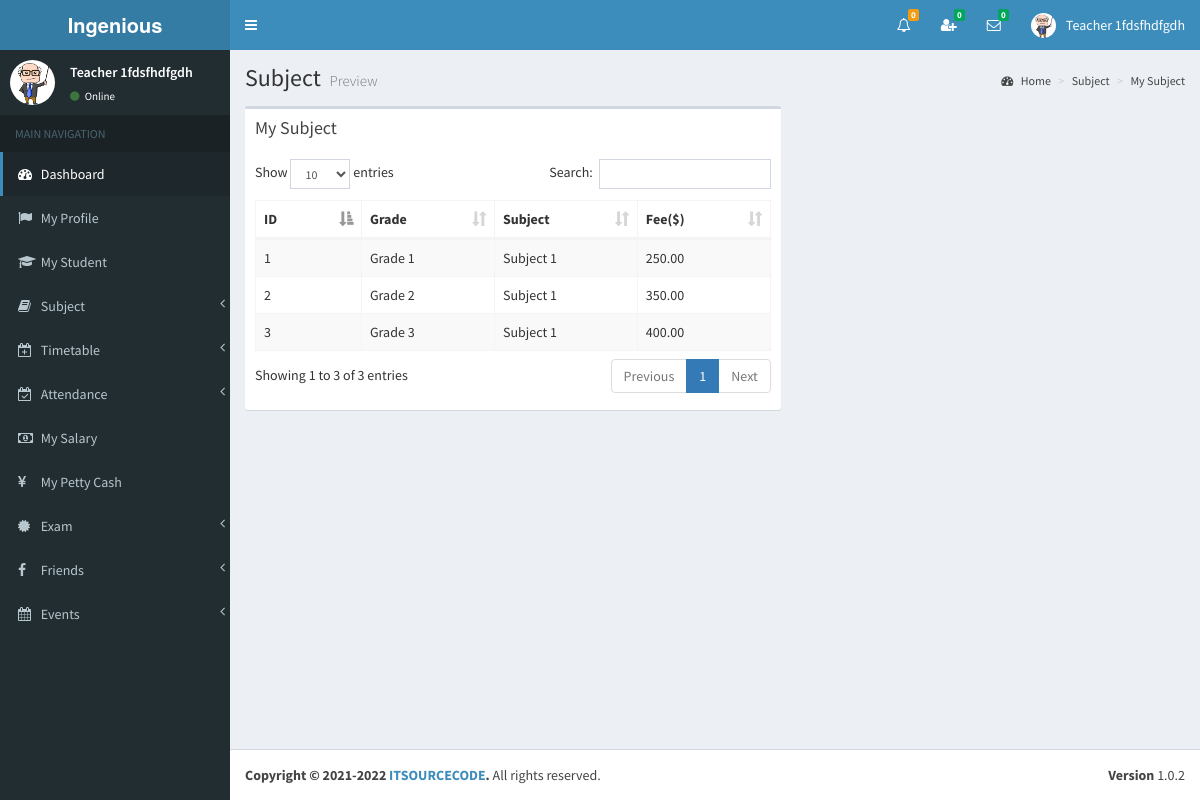
The page /view/my_subject2.php (signed in) on the database its author committed.
### tables this page shows
CREATE TABLE `teacher` (
  `id` int(11) NOT NULL,
  `full_name` varchar(255) NOT NULL,
  `i_name` varchar(255) NOT NULL,
  `gender` varchar(255) NOT NULL,
  `address` varchar(255) NOT NULL,
  `phone` varchar(255) NOT NULL,
  `email` varchar(255) NOT NULL,
  `image_name` varchar(255) NOT NULL,
  `index_number` bigint(11) NOT NULL,
  `reg_date` date NOT NULL
);

CREATE TABLE `subject_routing` (
  `id` int(11) NOT NULL,
  `grade_id` int(11) NOT NULL,
  `subject_id` int(11) NOT NULL,
  `teacher_id` int(11) NOT NULL,
  `fee` double(11,2) NOT NULL
);

CREATE TABLE `grade` (
  `id` int(11) NOT NULL,
  `name` varchar(255) NOT NULL,
  `admission_fee` double(11,2) NOT NULL,
  `hall_charge` int(11) NOT NULL
);

CREATE TABLE `subject` (
  `id` int(11) NOT NULL,
  `name` varchar(255) NOT NULL
);

### view/my_subject2.php (the view, shortened to what this page needs)
<?php include_once('head.php'); ?>
<?php include_once('header_teacher.php'); ?>
<?php include_once('sidebar2.php'); ?>
<div class="content-wrapper">
    <section class="content-header">
    	<h1>
        	Subject
            <small>Preview</small>
        </h1>
        <ol class="breadcrumb">
        	<li><a href="#"><i class="fa fa-dashboard"></i> Home</a></li>
            <li><a href="#">Subject</a></li>
            <li><a href="#">My Subject</a></li>
        </ol>
	</section>
	<section class="content" >
    	<div class="row" id="table1">
        	<div class="col-md-7">
            	<div class="box">
                	<div class="box-header">
                  		<h3 class="box-title">My Subject</h3>
                	</div>
                	<div class="box-body table-responsive">
                		<table id="example1" class="table table-bordered table-striped">
                            <thead>
                                <th class="col-md-1">ID</th>
                                <th class="col-md-1">Grade</th>
                                <th class="col-md-1">Subject</th>
                                <th class="col-md-1">Fee($)</th>
                            </thead>
                        	<tbody>
<?php
include_once('../controller/config.php');
$index=$_SESSION["index_number"];
$sql1="SELECT * FROM teacher WHERE index_number='$index'";
$result1=mysqli_query($conn,$sql1);
$row1=mysqli_fetch_assoc($result1);
$id=$row1['id'];
$sql="select grade.name as g_name,subject.name as s_name,subject_routing.id as sr_id,subject_routing.fee as s_fee
	  from subject_routing
	  inner join grade
      on subject_routing.grade_id=grade.id
      inner join subject
      on subject_routing.subject_id=subject.id
	  where subject_routing.teacher_id='$id'";
$result=mysqli_query($conn,$sql);
$count = 0;
if(mysqli_num_rows($result) > 0) {
	while($row=mysqli_fetch_assoc($result)){
		$count++;
?>
                                <tr>
                                    <td><?php echo $count; ?></td>
               						<td><?php echo $row['g_name']; ?></td>
               						<td><?php echo $row['s_name']; ?></td>
               						<td><?php echo $row['s_fee']; ?></td>
                            	</tr>
<?php } } ?>
                        	</tbody>
                    	</table>
                	</div>
            	</div>
        	</div>
    	</div>
	</section>
</div>
<?php include_once('footer.php');?>

### view/header_teacher.php (shortened to what this page needs)
<body class="hold-transition skin-blue sidebar-mini" >
<div class="wrapper">
  <header class="main-header" >
    <a href="" class="logo">
      <span class="logo-lg"><strong>Ingenious </strong></span>
    </a>
    <nav class="navbar navbar-static-top">
		<a href="#" class="sidebar-toggle" data-toggle="offcanvas" role="button">
       	</a>
		<div class="navbar-custom-menu">
			<ul class="nav navbar-nav">
              <li class="dropdown notifications-menu">
                <a href="#" class="dropdown-toggle" data-toggle="dropdown">
                  <i class="fa fa-bell-o"></i>
<?php
include_once('../controller/config.php');
$my_type=$_SESSION["type"];
$my_index=$_SESSION["index_number"];
if($my_type == 'Teacher'){
	$sql1="SELECT COUNT(id) FROM notification_history WHERE user_type='Teacher' AND index_number='$my_index' AND _isread='0'";
	$result1=mysqli_query($conn,$sql1);
	$row1=mysqli_fetch_assoc($result1);
	$notfi_count=$row1['COUNT(id)'];
?>
                  <span class="label label-warning"><?php echo $notfi_count; ?></span>
                </a>
              </li>
<?php }  ?>
<?php
include_once('../controller/config.php');
$my_index=$_SESSION["index_number"];
$my_type=$_SESSION["type"];
$sql="SELECT count(id)
      FROM my_friends
      WHERE my_index='$my_index' AND _status='Pending' AND _isread='0'";
$result=mysqli_query($conn,$sql);
$row=mysqli_fetch_assoc($result);
$unread_count=$row['count(id)'];
?>
              <li class="dropdown messages-menu"  id="friend_request">
              	<a href="#" class="dropdown-toggle" data-toggle="dropdown" onClick="showFriendRequest('<?php echo $my_index; ?>','<?php echo $my_type; ?>')">
                  <i class="fa fa-user-plus"></i>
                  <span class="label label-success"><?php echo $unread_count; ?></span>
                </a>
              </li>
<?php
include_once('../controller/config.php');
$my_index=$_SESSION["index_number"];
$unread_msg_count=0;
$sql="SELECT * FROM my_friends WHERE my_index='$my_index'";
$result=mysqli_query($conn,$sql);
while($row=mysqli_fetch_assoc($result)){
	$friend_index=$row['friend_index'];
	$sql1="SELECT count(id)
		  FROM online_chat
		  WHERE user_index='$friend_index' AND _isread='0'";
	$result1=mysqli_query($conn,$sql1);
	$row1=mysqli_fetch_assoc($result1);
	$unread_msg_count+=$row1['count(id)'];
}
?>
              <li class="dropdown messages-menu" id="unread_msg">
                <a href="#" class="dropdown-toggle" data-toggle="dropdown" >
                  <i class="fa fa-envelope-o"></i>
                  <span class="label label-success"><?php echo $unread_msg_count; ?></span>
                </a>
<?php
include_once('../controller/config.php');
$index=$_SESSION["index_number"];
$type=$_SESSION["type"];
$time='';
$file_path='';
	$sql="SELECT
           DISTINCT conversation_id,friend_index
           FROM
              my_friends
           WHERE
              	my_index='$index'
           ORDER BY
              conversation_id";
	$result=mysqli_query($conn,$sql);
	while($row=mysqli_fetch_assoc($result)){
		$conversation_id=$row['conversation_id'];
		$friend_index=$row['friend_index'];
		$sql3="SELECT * FROM my_friends WHERE conversation_id='$conversation_id' and friend_index='$friend_index'";
		$result3=mysqli_query($conn,$sql3);
		$row3=mysqli_fetch_assoc($result3);
		$friend_type=$row3['friend_type'];
		if($friend_type == "Admin"){
			$sql1="SELECT * FROM admin WHERE index_number='$friend_index'";
			$result1=mysqli_query($conn,$sql1);
			$row1=mysqli_fetch_assoc($result1);
			$friend_name=$row1['i_name'];
			$friend_image=$row1['image_name'];
		}
		if($friend_type == "Teacher"){
			$sql1="SELECT * FROM teacher WHERE index_number='$friend_index'";
			$result1=mysqli_query($conn,$sql1);
			$row1=mysqli_fetch_assoc($result1);
			$friend_name=$row1['i_name'];
			$friend_image=$row1['image_name'];
		}
		if($friend_type == "Student"){
			$sql1="SELECT * FROM student WHERE index_number='$friend_index'";
			$result1=mysqli_query($conn,$sql1);
			$row1=mysqli_fetch_assoc($result1);
			$friend_name=$row1['i_name'];
			$friend_image=$row1['image_name'];
		}
		$sql2="SELECT * FROM online_chat WHERE conversation_id='$conversation_id' ORDER BY id DESC LIMIT 1";
		$result2=mysqli_query($conn,$sql2);
		while($row2=mysqli_fetch_assoc($result2)){
			$last_msg=$row2['msg'];
			$msg_time=$row2['time'];
			$datetime1 = new DateTime($msg_time);
			$datetime2 = new DateTime();
			$interval = $datetime1->diff($datetime2);
			$year = $interval->format('%y y ');
			$month = $interval->format('%m m ');
			$days = $interval->format('%a d');
			$hours = $interval->format('%h h');
			$minutes = $interval->format('%i mins');
			$seconds = $interval->format('%s sec');
			if($year>0){
				$time=$year;
			}else if($month>0){
				$time=$month;
			}else if($days>0){
				$time=$days;
			}else if($hours>0){
				$time=$hours;
			}else if($minutes>0){
				$time=$minutes;
			}else{
				$time=$seconds;
			}
			if($type=="Admin"){
				$file_path="my_friends.php?do=showChatBox&my_index=$index&conversation_id=$conversation_id&friend_index=$friend_index&my_type=$type";
			}
			if($type=="Teacher"){
				$file_path="my_friends2.php?do=showChatBox&my_index=$index&conversation_id=$conversation_id&friend_index=$friend_index&my_type=$type";
			}
			if($type=="Student"){
				$file_path="my_friends1.php?do=showChatBox&my_index=$index&conversation_id=$conversation_id&friend_index=$friend_index&my_type=$type";
			}
?>
                      <li>
                        <a href="<?php echo $file_path; ?>" onClick="msgRead('<?php echo $index; ?>','<?php echo $conversation_id; ?>','<?php echo $friend_index; ?>','<?php echo $type; ?>')">
                          <div class="pull-left">
                            <img src="../<?php echo $friend_image; ?>" class="img-circle" alt="User Image">
                          </div>
                          <h4>
                            <?php echo $friend_name; ?>
                            <small><i class="fa fa-clock-o"></i> <?php echo $time; ?></small>
                          </h4>
                          <p><?php echo $last_msg; ?></p>
                        </a>
                      </li>
 <?php } } ?>
              </li>
<?php
include_once('../controller/config.php');
if($type=="Teacher"){
	$sql="SELECT * FROM teacher where index_number='$index'";
	$result=mysqli_query($conn,$sql);
	$row=mysqli_fetch_assoc($result);
}
?>
            	<li class="dropdown user user-menu">
                    <a href="#" class="dropdown-toggle" data-toggle="dropdown">
                      <img src="../<?php echo $row['image_name']; ?>" class="user-image" alt="User Image">
                      <span class="hidden-xs"><?php echo $row['i_name']; ?></span>
                    </a>
              </li>
            </ul>
        </div>
	</nav>
  </header>

### view/sidebar2.php (shortened to what this page needs)
  <aside class="main-sidebar">
    <section class="sidebar">
<?php
include_once('../controller/config.php');
$index=$_SESSION["index_number"];
$sql="SELECT * FROM teacher WHERE index_number='$index'";
$result=mysqli_query($conn,$sql);
$row=mysqli_fetch_assoc($result);
$name=$row['i_name'];
$image=$row['image_name'];
?>
      <div class="user-panel">
      	<div class="pull-left image">
        	<img src="../<?php echo $image; ?>" class="img-circle" alt="User Image">
        </div>
        <div class="pull-left info">
        	<p><?php echo $name; ?></p>
            <a href="#"><i class="fa fa-circle text-success"></i> Online</a>
        </div>
      </div>
      <ul class="sidebar-menu">
        <li class="header">MAIN NAVIGATION</li>
        <li class="active treeview">
          <a href="dashboard2.php">
            <i class="fa fa-dashboard"></i> <span>Dashboard</span>
          </a>
        </li>
        <li>
          <a href="teacher_profile2.php">
            <i class="fa fa-flag"></i> <span>My Profile</span>
          </a>
        </li>
         <li>
          <a href="my_student.php">
            <i class="fa fa-graduation-cap"></i> <span>My Student</span>
          </a>
        </li>
        <li class="treeview">
          <a href="#">
            <i class="fa fa-book"></i>
            <span>Subject</span>
            <span class="pull-right-container">
              <i class="fa fa-angle-left pull-right"></i>
            </span>
          </a>
        </li>
        <li class="treeview">
          <a href="#">
            <i class="fa fa-calendar-plus-o"></i>
            <span>Timetable</span>
            <span class="pull-right-container">
              <i class="fa fa-angle-left pull-right"></i>
            </span>
          </a>
        </li>
         <li class="treeview">
          <a href="#">
            <i class="fa fa-calendar-check-o"></i>
            <span>Attendance</span>
            <span class="pull-right-container">
              <i class="fa fa-angle-left pull-right"></i>
            </span>
          </a>
        </li>
        <li>
          <a href="my_salary.php">
            <i class="fa fa-money"></i> <span>My Salary</span>
          </a>
        </li>
         <li>
          <a href="my_petty_cash.php">
            <i class="fa fa-yen"></i> <span>My Petty Cash</span>
          </a>
        </li>
         <li class="treeview">
          <a href="#">
            <i class="fa fa-certificate"></i>
            <span>Exam</span>
            <span class="pull-right-container">
              <i class="fa fa-angle-left pull-right"></i>
            </span>
          </a>
        </li>
        <li class="treeview">
          <a href="#">
            <i class="fa fa-facebook"></i>
            <span>Friends</span>
            <span class="pull-right-container">
              <i class="fa fa-angle-left pull-right"></i>
            </span>
          </a>
        </li>
         <li class="treeview">
          <a href="#">
            <i class="fa fa-calendar"></i>
            <span>Events</span>
            <span class="pull-right-container">
              <i class="fa fa-angle-left pull-right"></i>
            </span>
          </a>
        </li>
      </ul>
    </section>
  </aside>

### view/my_subject2.php (style rules this page uses)
body { overflow-y:scroll; }

### rows shown on the page
teacher: image_name (picture), i_name "Teacher 1fdsfhdfgdh"
subject_routing: grade.name "Grade 1", subject.name "Subject 1", fee "250.00"
subject_routing: grade.name "Grade 2", subject.name "Subject 1", fee "350.00"
subject_routing: grade.name "Grade 3", subject.name "Subject 1", fee "400.00"

### other values the page prints
$notfi_count "0"
$unread_count "0"
$unread_msg_count "0"
